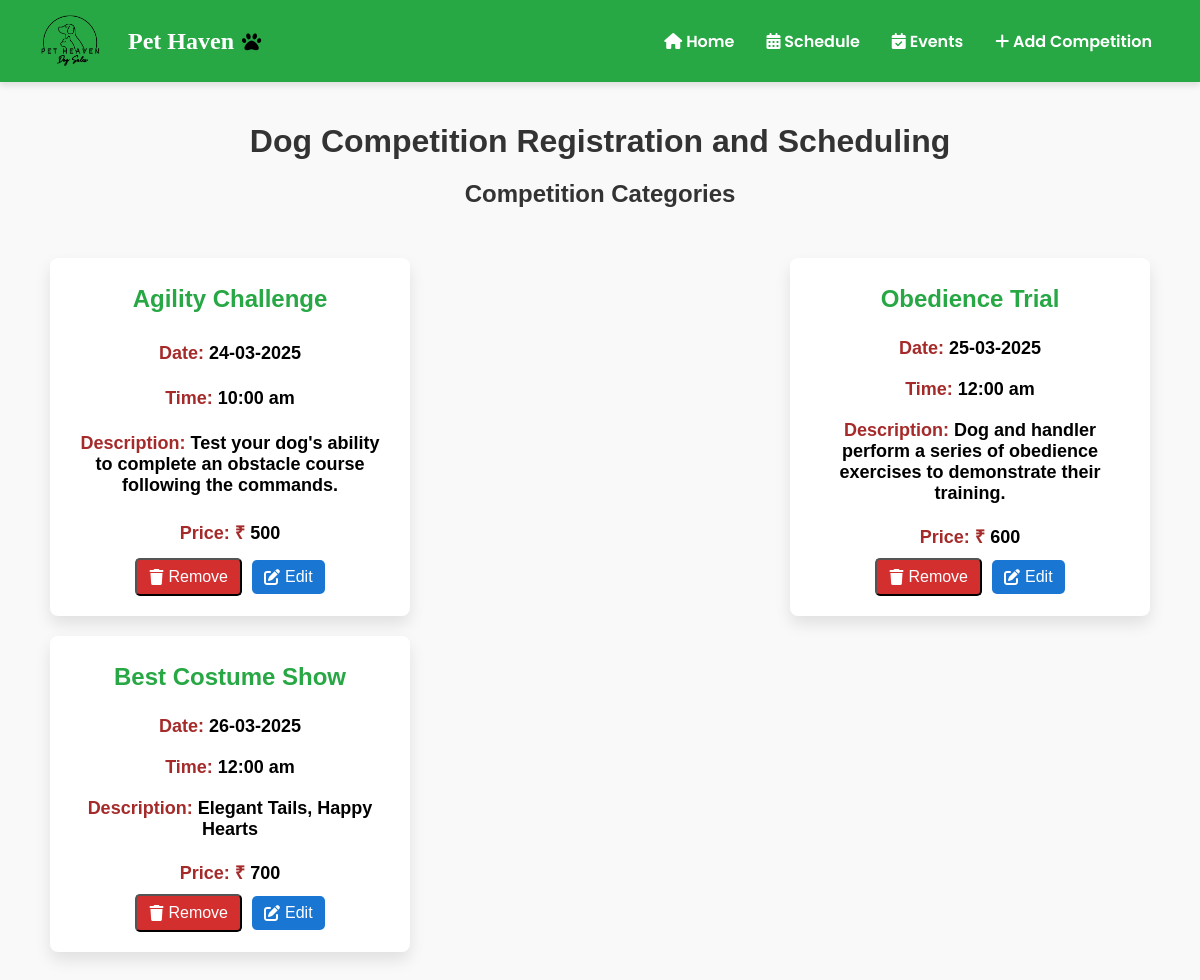
/admin4, run on an earlier commit of the app's database.
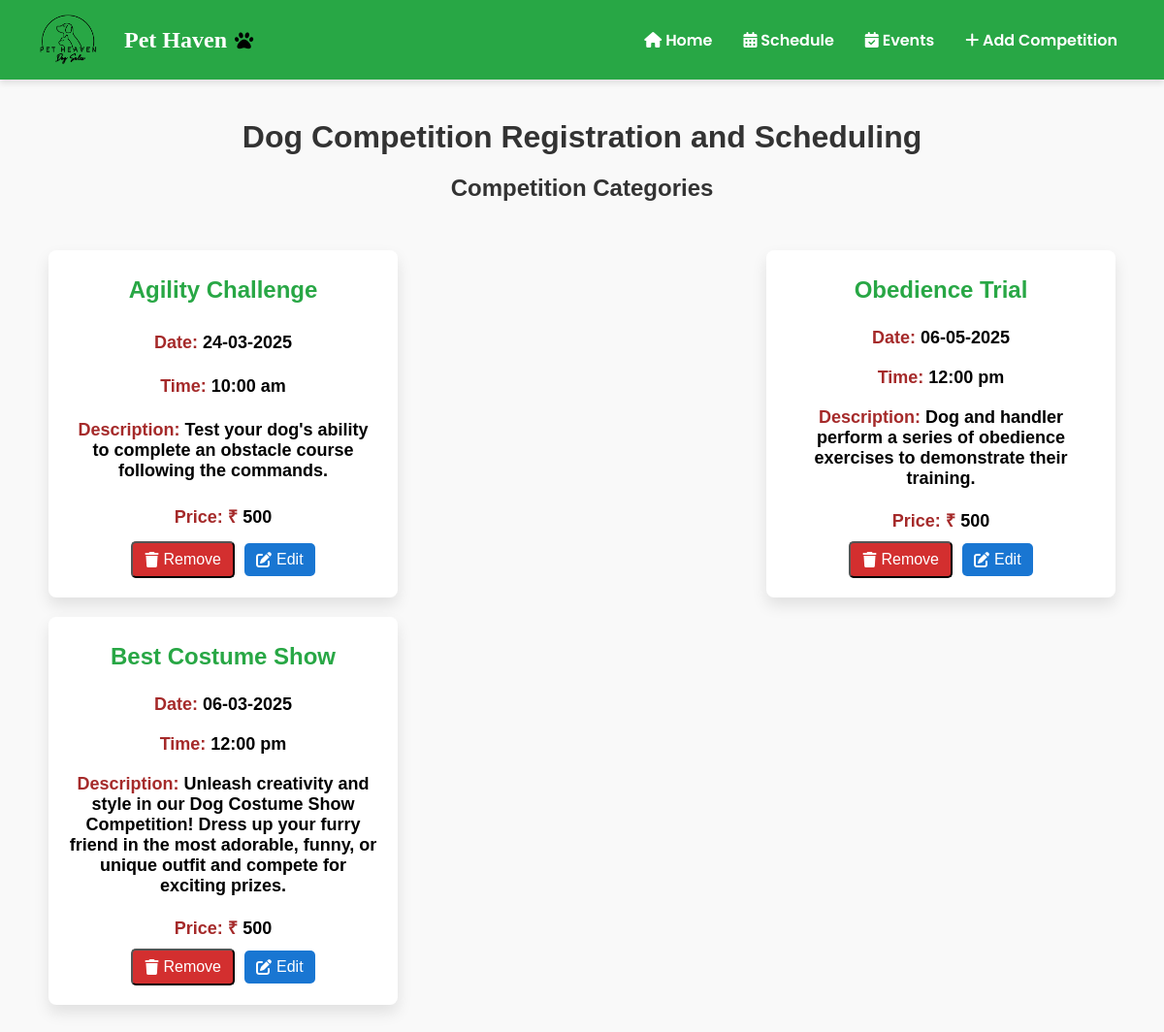
And on a later commit of the database.
### models.py (models this page shows, shortened)
class Competition(db.Model):
    __tablename__ = 'competition'
    id = db.Column(db.Integer, primary_key=True)
    title = db.Column(db.String(100), nullable=False)
    date = db.Column(db.String(100), nullable=False)
    time = db.Column(db.String(100), nullable=False)
    description = db.Column(db.Text, nullable=False)
    price = db.Column(db.Integer, nullable=False)

### app.py (the view)
@app.route('/admin4')
def admin4():
    services = Competition.query.all()
    return render_template('admin4.html', services=services)

### templates/admin4.html (shortened to what this page needs)
<!DOCTYPE html>
<html lang="en">
  <head>
    <link rel="stylesheet" href="{{ url_for('static', filename='css/style4.css') }}" />
    <link rel="stylesheet" href="https://cdnjs.cloudflare.com/ajax/libs/font-awesome/6.0.0/css/all.min.css" />
  </head>
  <body>
    <nav class="navbar">
      <div class="logo">
        <img src="{{ url_for('static', filename='images/logo1.png') }}" alt="Pet Heaven Logo">
        <span>Pet Haven</span>
     </div>
     <ul class="nav-links">
       <li><a href="/admin_dashboard" class="nav-link" id="home-link"><i class="fas fa-home"></i> Home</a></li>
       <li><a href="{{ url_for('schedule4') }}" class="nav-link"><i class="fa-solid fa-calendar-alt"></i> Schedule</a></li>
       <li><a href="{{ url_for('admin_events') }}" class="nav-link" ><i class="fa-solid fa-calendar-check"></i> Events</a></li>
       <li><a href="{{ url_for('add_competition') }}" class="nav-link"><i class="fas fa-plus"></i> Add Competition</a> </li>
     </ul>
    </nav>
    <div class="container">
      <h1>Dog Competition Registration and Scheduling</h1>
      <section class="competition-overview">
        <h2>Competition Categories</h2>
        <div class="cards">
          {% for service in services %}
          <div class="card">
            <h3>{{ service.title }}</h3>
            <p><strong>Date:</strong> {{ service.date }}</p>
            <p><strong>Time: </strong> {{ service.time }}</p>
            <p><strong>Description: </strong> {{ service.description }}</p>
            <p><strong>Price: ₹</strong> {{ service.price }}</p>
            <div class="button-group">
              <form
                action="{{ url_for('delete_competition', service_id=service.id) }}"
                method="POST"
                onsubmit="return confirm('Are you sure you want to delete this event?');"
              >
              <button type="submit" class="icon-btn remove-btn"><i class="fa fa-trash"></i> Remove</button>
              </form>
              <a href="{{ url_for('edit_competition4', service_id=service.id) }}" class="icon-btn edit-btn">
                <i class="fa fa-edit"></i>
                <span>Edit</span>
              </a>
            </div>
          </div>
          {% else %}
          <p>No services available</p>
          {% endfor %}
        </div>
      </section>
    </div>
  </body>
</html>

What changed in the data, as far as the page shows it:
changed Competition "Obedience Trial": date "25-03-2025" → "06-05-2025"; time "12:00 am" → "12:00 pm"; price "600" → "500"
changed Competition "Best Costume Show": date "26-03-2025" → "06-03-2025"; time "12:00 am" → "12:00 pm"; description "Elegant Tails, Happy Hearts" → "Unleash creativity and style in our Dog Costume Show Competition! Dress up your furry friend in the most adorable, funny, or unique outfit and compete for exciting prizes."; price "700" → "500"
